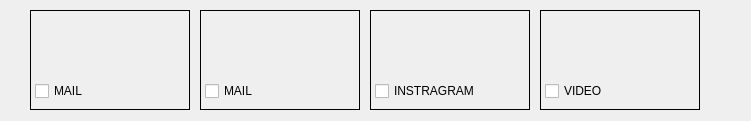
                       <widget class="QWidget" name="horizontalLayoutWidget">
                        <property name="geometry">
                         <rect>
                          <x>0</x>
                          <y>0</y>
                          <width>751</width>
                          <height>121</height>
                         </rect>
                        </property>
                        <layout class="QHBoxLayout" name="row_1">
                         <property name="spacing">
                          <number>10</number>
                         </property>
                         <property name="sizeConstraint">
                          <enum>QLayout::SetDefaultConstraint</enum>
                         </property>
                         <property name="leftMargin">
                          <number>0</number>
                         </property>
                         <property name="topMargin">
                          <number>10</number>
                         </property>
                         <property name="bottomMargin">
                          <number>10</number>
                         </property>
                         <item>
                          <spacer name="horizontalSpacer_row_1_left">
                           <property name="orientation">
                            <enum>Qt::Horizontal</enum>
                           </property>
                           <property name="sizeType">
                            <enum>QSizePolicy::Expanding</enum>
                           </property>
                           <property name="sizeHint" stdset="0">
                            <size>
                             <width>5</width>
                             <height>20</height>
                            </size>
                           </property>
                          </spacer>
                         </item>
                         <item>
                          <widget class="QFrame" name="frame_web">
                           <property name="minimumSize">
                            <size>
                             <width>160</width>
                             <height>0</height>
                            </size>
                           </property>
                           <property name="maximumSize">
                            <size>
                             <width>160</width>
                             <height>100</height>
                            </size>
                           </property>
                           <property name="frameShape">
                            <enum>QFrame::Box</enum>
                           </property>
                           <property name="frameShadow">
                            <enum>QFrame::Plain</enum>
                           </property>
                           <widget class="QWidget" name="verticalLayoutWidget_8">
                            <property name="geometry">
                             <rect>
                              <x>0</x>
                              <y>0</y>
                              <width>161</width>
                              <height>101</height>
                             </rect>
                            </property>
                            <property name="minimumSize">
                             <size>
                              <width>161</width>
                              <height>0</height>
                             </size>
                            </property>
                            <property name="maximumSize">
                             <size>
                              <width>161</width>
                              <height>101</height>
                             </size>
                            </property>
                            <layout class="QVBoxLayout" name="vlayout_web">
                             <property name="leftMargin">
                              <number>5</number>
                             </property>
                             <property name="bottomMargin">
                              <number>10</number>
                             </property>
                             <item>
                              <widget class="QLabel" name="label_web">
                               <property name="minimumSize">
                                <size>
                                 <width>155</width>
                                 <height>0</height>
                                </size>
                               </property>
                               <property name="maximumSize">
                                <size>
                                 <width>155</width>
                                 <height>68</height>
                                </size>
                               </property>
                               <property name="text">
                                <string/>
                               </property>
                               <property name="pixmap">
                                <pixmap>../images/wizard/web.png</pixmap>
                               </property>
                               <property name="scaledContents">
                                <bool>false</bool>
                               </property>
                               <property name="alignment">
                                <set>Qt::AlignCenter</set>
                               </property>
                              </widget>
                             </item>
                             <item>
                              <widget class="QCheckBox" name="mail_2">
                               <property name="maximumSize">
                                <size>
                                 <width>150</width>
                                 <height>16777215</height>
                                </size>
                               </property>
                               <property name="text">
                                <string>MAIL</string>
                               </property>
                               <property name="checked">
                                <bool>false</bool>
                               </property>
                              </widget>
                             </item>
                            </layout>
                           </widget>
                          </widget>
                         </item>
                         <item>
                          <widget class="QFrame" name="frame_mail">
                           <property name="minimumSize">
                            <size>
                             <width>160</width>
                             <height>0</height>
                            </size>
                           </property>
                           <property name="maximumSize">
                            <size>
                             <width>160</width>
                             <height>100</height>
                            </size>
                           </property>
                           <property name="frameShape">
                            <enum>QFrame::Box</enum>
                           </property>
                           <property name="frameShadow">
                            <enum>QFrame::Plain</enum>
                           </property>
                           <widget class="QWidget" name="verticalLayoutWidget_13">
                            <property name="geometry">
                             <rect>
                              <x>0</x>
                              <y>0</y>
                              <width>161</width>
                              <height>101</height>
                             </rect>
                            </property>
                            <property name="minimumSize">
                             <size>
                              <width>161</width>
                              <height>0</height>
                             </size>
                            </property>
                            <property name="maximumSize">
                             <size>
                              <width>161</width>
                              <height>101</height>
                             </size>
                            </property>
                            <layout class="QVBoxLayout" name="vlayout_mail">
                             <property name="leftMargin">
                              <number>5</number>
                             </property>
                             <property name="bottomMargin">
                              <number>10</number>
                             </property>
                             <item>
                              <widget class="QLabel" name="label_mail">
                               <property name="minimumSize">
                                <size>
                                 <width>155</width>
                                 <height>0</height>
                                </size>
                               </property>
                               <property name="maximumSize">
                                <size>
                                 <width>155</width>
                                 <height>68</height>
                                </size>
                               </property>
                               <property name="text">
                                <string/>
                               </property>
                               <property name="pixmap">
                                <pixmap>../images/wizard/mail.png</pixmap>
                               </property>
                               <property name="alignment">
                                <set>Qt::AlignCenter</set>
                               </property>
                              </widget>
                             </item>
                             <item>
                              <widget class="QCheckBox" name="mail">
                               <property name="maximumSize">
                                <size>
                                 <width>150</width>
                                 <height>16777215</height>
                                </size>
                               </property>
                               <property name="text">
                                <string>MAIL</string>
                               </property>
                               <property name="checked">
                                <bool>false</bool>
                               </property>
                              </widget>
                             </item>
                            </layout>
                           </widget>
                          </widget>
                         </item>
                         <item>
                          <widget class="QFrame" name="frame_instagram">
                           <property name="minimumSize">
                            <size>
                             <width>160</width>
                             <height>0</height>
                            </size>
                           </property>
                           <property name="maximumSize">
                            <size>
                             <width>160</width>
                             <height>100</height>
                            </size>
                           </property>
                           <property name="frameShape">
                            <enum>QFrame::Box</enum>
                           </property>
                           <property name="frameShadow">
                            <enum>QFrame::Plain</enum>
                           </property>
                           <widget class="QWidget" name="verticalLayoutWidget_14">
                            <property name="geometry">
                             <rect>
                              <x>0</x>
                              <y>0</y>
                              <width>161</width>
                              <height>101</height>
                             </rect>
                            </property>
                            <property name="minimumSize">
                             <size>
                              <width>161</width>
                              <height>0</height>
                             </size>
                            </property>
                            <property name="maximumSize">
                             <size>
                              <width>161</width>
                              <height>101</height>
                             </size>
                            </property>
                            <layout class="QVBoxLayout" name="vlayout_instagram">
                             <property name="leftMargin">
                              <number>5</number>
                             </property>
                             <property name="bottomMargin">
                              <number>10</number>
                             </property>
                             <item>
                              <widget class="QLabel" name="label_instagram">
                               <property name="minimumSize">
                                <size>
                                 <width>155</width>
                                 <height>0</height>
                                </size>
                               </property>
                               <property name="maximumSize">
                                <size>
                                 <width>155</width>
                                 <height>68</height>
                                </size>
                               </property>
                               <property name="text">
                                <string/>
                               </property>
                               <property name="pixmap">
                                <pixmap>../images/wizard/instagram.png</pixmap>
                               </property>
                               <property name="alignment">
                                <set>Qt::AlignCenter</set>
                               </property>
                              </widget>
                             </item>
                             <item>
                              <widget class="QCheckBox" name="instagram">
                               <property name="maximumSize">
                                <size>
                                 <width>150</width>
                                 <height>16777215</height>
                                </size>
                               </property>
                               <property name="text">
                                <string>INSTRAGRAM</string>
                               </property>
                               <property name="checked">
                                <bool>false</bool>
                               </property>
                              </widget>
                             </item>
                            </layout>
                           </widget>
                          </widget>
                         </item>
                         <item>
                          <widget class="QFrame" name="frame_video">
                           <property name="minimumSize">
                            <size>
                             <width>160</width>
                             <height>0</height>
                            </size>
                           </property>
                           <property name="maximumSize">
                            <size>
                             <width>160</width>
                             <height>100</height>
                            </size>
                           </property>
                           <property name="frameShape">
                            <enum>QFrame::Box</enum>
                           </property>
                           <property name="frameShadow">
                            <enum>QFrame::Plain</enum>
                           </property>
                           <widget class="QWidget" name="verticalLayoutWidget_18">
                            <property name="geometry">
                             <rect>
                              <x>0</x>
                              <y>0</y>
                              <width>161</width>
                              <height>101</height>
                             </rect>
                            </property>
                            <property name="minimumSize">
                             <size>
                              <width>161</width>
                              <height>0</height>
                             </size>
                            </property>
                            <property name="maximumSize">
                             <size>
                              <width>161</width>
                              <height>101</height>
                             </size>
                            </property>
                            <layout class="QVBoxLayout" name="vlayout_video">
                             <property name="leftMargin">
                              <number>5</number>
                             </property>
                             <property name="bottomMargin">
                              <number>10</number>
                             </property>
                             <item>
                              <widget class="QLabel" name="label_video">
                               <property name="minimumSize">
                                <size>
                                 <width>155</width>
                                 <height>0</height>
                                </size>
                               </property>
                               <property name="maximumSize">
                                <size>
                                 <width>155</width>
                                 <height>68</height>
                                </size>
                               </property>
                               <property name="text">
                                <string/>
                               </property>
                               <property name="pixmap">
                                <pixmap>../images/wizard/video.png</pixmap>
                               </property>
                               <property name="alignment">
                                <set>Qt::AlignCenter</set>
                               </property>
                              </widget>
                             </item>
                             <item>
                              <widget class="QCheckBox" name="video">
                               <property name="maximumSize">
                                <size>
                                 <width>150</width>
                                 <height>16777215</height>
                                </size>
                               </property>
                               <property name="text">
                                <string>VIDEO</string>
                               </property>
                               <property name="checked">
                                <bool>false</bool>
                               </property>
                              </widget>
                             </item>
                            </layout>
                           </widget>
                          </widget>
                         </item>
                         <item>
                          <spacer name="horizontalSpacer_row_1_right">
                           <property name="orientation">
                            <enum>Qt::Horizontal</enum>
                           </property>
                           <property name="sizeType">
                            <enum>QSizePolicy::Fixed</enum>
                           </property>
                           <property name="sizeHint" stdset="0">
                            <size>
                             <width>40</width>
                             <height>20</height>
                            </size>
                           </property>
                          </spacer>
                         </item>
                        </layout>
                       </widget>
